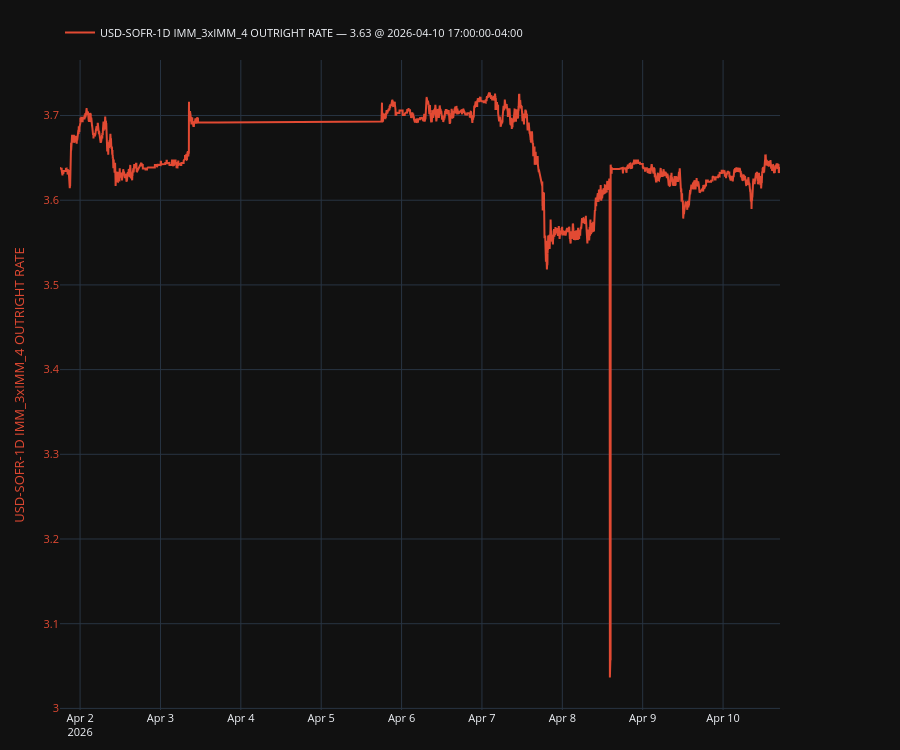

Here is the notebook cell this chart was saved with:
### Code cell
plot, fig, ax, ax2, legend = make_secondary_axis_plot(engine="plotly")
plot(
    df[q.col_name().replace("-Q12STIRT", "")],
    which="left",
    indicators=[
        # {"kind": "last", "style": {"linestyle": "--", "linewidth": 1.2, "color": "tab:purple"}},  
        # {"kind": "sma", "window": 60, "style": {"linestyle": "--", "color": "green"}},
    ],
    # ou={"enable": True, "steps": 126, "add_metrics_to_legend": True}
)
legend(show_date=True, loc="upper left")
plt.show()

### Figure 1 — Plotly figure (JSON) as saved in the notebook; plotly's stock layout.template omitted (floating-point values rounded to 4 significant figures; data arrays with more than 128 entries replaced by an {"elided": "..."} marker saying what was removed)
{"data": [{"line": {"color": "#E24A33"}, "mode": "lines", "name": "USD-SOFR-1D IMM_3xIMM_4 OUTRIGHT RATE — 3.63 @ 2026-04-10 17:00:00-04:00", "showlegend": true, "type": "scatter", "x": {"elided": "9667 str values"}, "y": {"elided": "9667 float values"}, "yaxis": "y"}], "layout": {"font": {"size": 11}, "height": 750, "legend": {"orientation": "h", "x": 0, "xanchor": "left", "y": 1.02, "yanchor": "bottom"}, "margin": {"b": 40, "l": 60, "r": 120, "t": 60}, "newshape": {"line": {"color": "red"}}, "title": {}, "xaxis": {"showgrid": true, "showspikes": true, "spikecolor": "white", "spikemode": "across", "spikesnap": "cursor"}, "yaxis": {"showgrid": true, "showspikes": true, "spikecolor": "white", "spikesnap": "cursor", "spikethickness": 0.5, "tickfont": {"color": "#E24A33"}, "title": {"font": {"color": "#E24A33"}, "text": "USD-SOFR-1D IMM_3xIMM_4 OUTRIGHT RATE"}}}}
